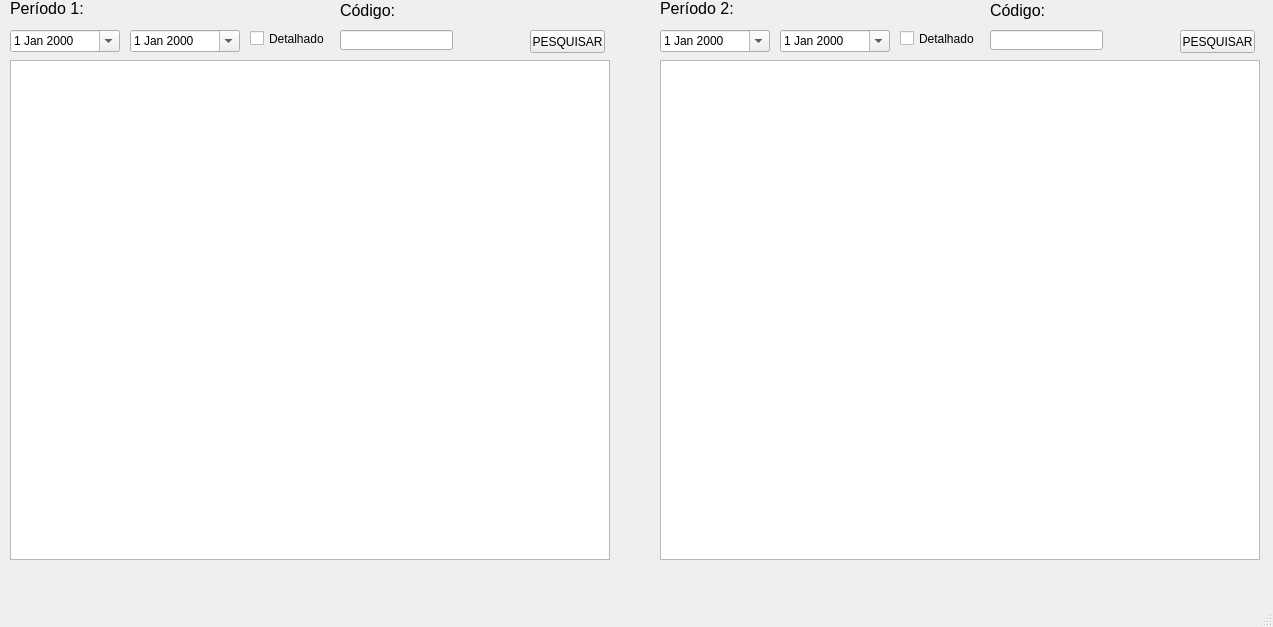
<?xml version="1.0" encoding="UTF-8"?>
<ui version="4.0">
 <class>MainWindow</class>
 <widget class="QMainWindow" name="MainWindow">
  <property name="geometry">
   <rect>
    <x>0</x>
    <y>0</y>
    <width>1273</width>
    <height>627</height>
   </rect>
  </property>
  <property name="windowTitle">
   <string>Comparativo de Despesas</string>
  </property>
  <widget class="QWidget" name="centralwidget">
   <widget class="QDateEdit" name="dateEditInicio_1">
    <property name="geometry">
     <rect>
      <x>10</x>
      <y>30</y>
      <width>110</width>
      <height>22</height>
     </rect>
    </property>
    <property name="calendarPopup">
     <bool>true</bool>
    </property>
   </widget>
   <widget class="QDateEdit" name="dateEditFim_1">
    <property name="geometry">
     <rect>
      <x>130</x>
      <y>30</y>
      <width>110</width>
      <height>22</height>
     </rect>
    </property>
    <property name="calendarPopup">
     <bool>true</bool>
    </property>
   </widget>
   <widget class="QLabel" name="labelPeriodo_1">
    <property name="geometry">
     <rect>
      <x>10</x>
      <y>0</y>
      <width>91</width>
      <height>16</height>
     </rect>
    </property>
    <property name="font">
     <font>
      <pointsize>12</pointsize>
     </font>
    </property>
    <property name="text">
     <string>Período 1:</string>
    </property>
   </widget>
   <widget class="QPushButton" name="pushButtonPesquisar_1">
    <property name="geometry">
     <rect>
      <x>530</x>
      <y>30</y>
      <width>75</width>
      <height>23</height>
     </rect>
    </property>
    <property name="text">
     <string>PESQUISAR</string>
    </property>
   </widget>
   <widget class="QTableWidget" name="tableWidgetComparativo_1">
    <property name="geometry">
     <rect>
      <x>10</x>
      <y>60</y>
      <width>600</width>
      <height>500</height>
     </rect>
    </property>
   </widget>
   <widget class="QDateEdit" name="dateEditFim_2">
    <property name="geometry">
     <rect>
      <x>780</x>
      <y>30</y>
      <width>110</width>
      <height>22</height>
     </rect>
    </property>
    <property name="calendarPopup">
     <bool>true</bool>
    </property>
   </widget>
   <widget class="QDateEdit" name="dateEditInicio_2">
    <property name="geometry">
     <rect>
      <x>660</x>
      <y>30</y>
      <width>110</width>
      <height>22</height>
     </rect>
    </property>
    <property name="calendarPopup">
     <bool>true</bool>
    </property>
   </widget>
   <widget class="QLabel" name="labelPeriodo_2">
    <property name="geometry">
     <rect>
      <x>660</x>
      <y>0</y>
      <width>91</width>
      <height>16</height>
     </rect>
    </property>
    <property name="font">
     <font>
      <pointsize>12</pointsize>
     </font>
    </property>
    <property name="text">
     <string>Período 2:</string>
    </property>
   </widget>
   <widget class="QTableWidget" name="tableWidgetComparativo_2">
    <property name="geometry">
     <rect>
      <x>660</x>
      <y>60</y>
      <width>600</width>
      <height>500</height>
     </rect>
    </property>
   </widget>
   <widget class="QPushButton" name="pushButtonPesquisar_2">
    <property name="geometry">
     <rect>
      <x>1180</x>
      <y>30</y>
      <width>75</width>
      <height>23</height>
     </rect>
    </property>
    <property name="text">
     <string>PESQUISAR</string>
    </property>
   </widget>
   <widget class="QCheckBox" name="checkBoxDetalhado_1">
    <property name="geometry">
     <rect>
      <x>250</x>
      <y>30</y>
      <width>81</width>
      <height>17</height>
     </rect>
    </property>
    <property name="text">
     <string>Detalhado</string>
    </property>
   </widget>
   <widget class="QCheckBox" name="checkBoxDetalhado_2">
    <property name="geometry">
     <rect>
      <x>900</x>
      <y>30</y>
      <width>81</width>
      <height>17</height>
     </rect>
    </property>
    <property name="text">
     <string>Detalhado</string>
    </property>
   </widget>
   <widget class="QLineEdit" name="lineEditCodigo_1">
    <property name="geometry">
     <rect>
      <x>340</x>
      <y>30</y>
      <width>113</width>
      <height>20</height>
     </rect>
    </property>
   </widget>
   <widget class="QLineEdit" name="lineEditCodigo_2">
    <property name="geometry">
     <rect>
      <x>990</x>
      <y>30</y>
      <width>113</width>
      <height>20</height>
     </rect>
    </property>
   </widget>
   <widget class="QLabel" name="labelCodigo_1">
    <property name="geometry">
     <rect>
      <x>340</x>
      <y>0</y>
      <width>71</width>
      <height>21</height>
     </rect>
    </property>
    <property name="font">
     <font>
      <pointsize>12</pointsize>
     </font>
    </property>
    <property name="text">
     <string>Código:</string>
    </property>
   </widget>
   <widget class="QLabel" name="labelCodigo_2">
    <property name="geometry">
     <rect>
      <x>990</x>
      <y>0</y>
      <width>71</width>
      <height>21</height>
     </rect>
    </property>
    <property name="font">
     <font>
      <pointsize>12</pointsize>
     </font>
    </property>
    <property name="text">
     <string>Código:</string>
    </property>
   </widget>
  </widget>
  <widget class="QMenuBar" name="menubar">
   <property name="geometry">
    <rect>
     <x>0</x>
     <y>0</y>
     <width>1273</width>
     <height>26</height>
    </rect>
   </property>
  </widget>
  <widget class="QStatusBar" name="statusbar"/>
 </widget>
 <resources/>
 <connections/>
</ui>
